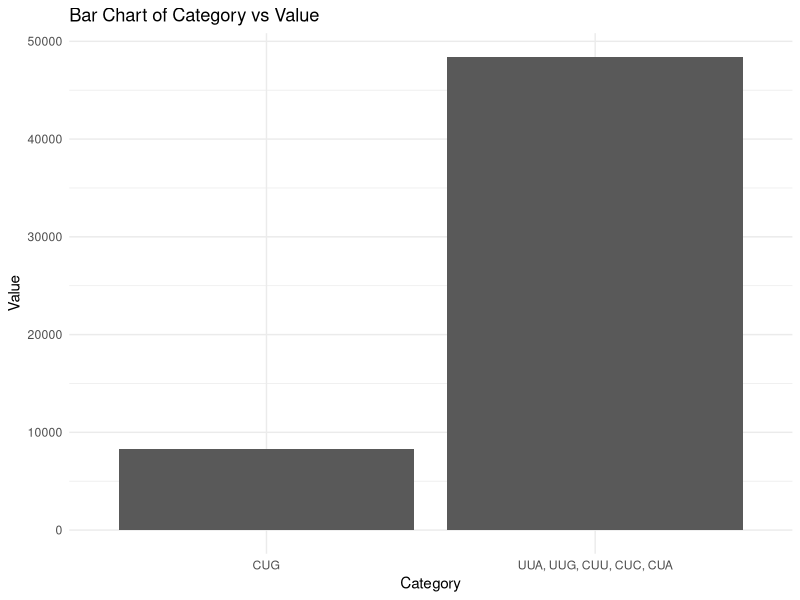
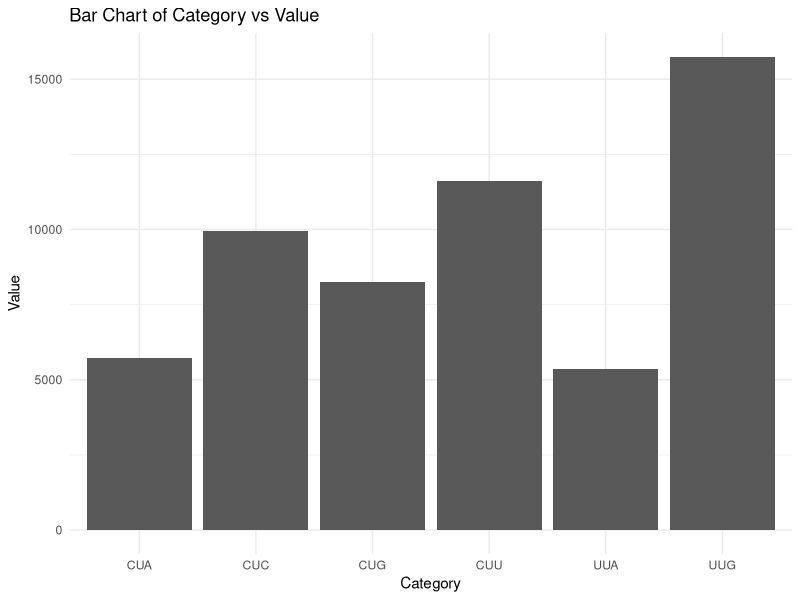

Write R code to recreate these figures, in order.
# Load ggplot2 library
library(ggplot2)

# Sample data frame
data <- data.frame(
  category = c("CUG", "UUA, UUG, CUU, CUC, CUA"),
  value = c(8244, 48409)
)

# Create a bar chart
ggplot(data, aes(x = category, y = value)) +
  geom_bar(stat = "identity") +
  labs(title = "Bar Chart of Category vs Value",
       x = "Category",
       y = "Value") +
  theme_minimal()


# Bar chart 2
data <- data.frame(
  category = c("CUG", "UUA", "UUG", "CUU", "CUC", "CUA"),
  value = c(8244, 5359, 15743, 11630, 9958, 5719)
)

# Create a bar chart
ggplot(data, aes(x = category, y = value)) +
  geom_bar(stat = "identity") +
  labs(title = "Bar Chart of Category vs Value",
       x = "Category",
       y = "Value") +
  theme_minimal()
